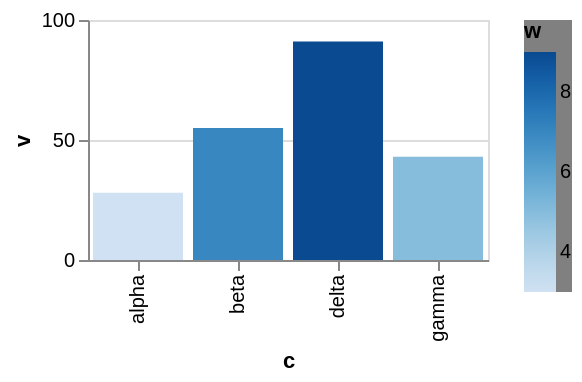

Here is the Vega-Lite specification saved for this chart:
### Vega-Lite specification from a JSON file in a GitHub repository (floating-point values rounded to 4 significant figures)
{"$schema": "https://vega.github.io/schema/vega-lite/v6.json", "width": 200, "height": 120, "data": {"values": [{"c": "alpha", "v": 28, "w": 3, "t": "2024-01-07"}, {"c": "beta", "v": 55, "w": 7, "t": "2024-03-19"}, {"c": "gamma", "v": 43, "w": 5, "t": "2024-06-02"}, {"c": "delta", "v": 91, "w": 9, "t": "2024-09-11"}]}, "mark": "bar", "encoding": {"x": {"field": "c", "type": "nominal"}, "y": {"field": "v", "type": "quantitative"}, "color": {"field": "w", "type": "quantitative", "legend": {"fillColor": "grey"}}}}
